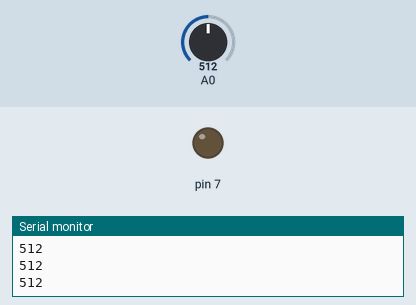
Recording of a sketch running on a simulated Arduino Uno, built with avr-gcc and run on an emulated ATmega328P. Parts: output pins drawn as LEDs (lit = HIGH), the last lines printed to the serial monitor. The inputs (shaded band) are chosen by the test bench; at power-on: A0 = 512.

Above: at 1.2 s.
1.3 s: A0 set to 492
At 1.8 s:
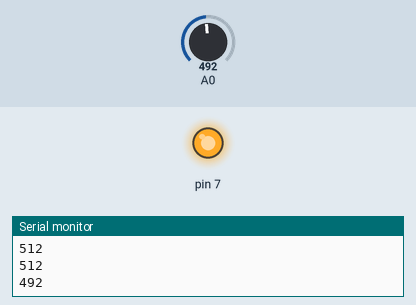
2.8 s: A0 set to 510
At 4.5 s:
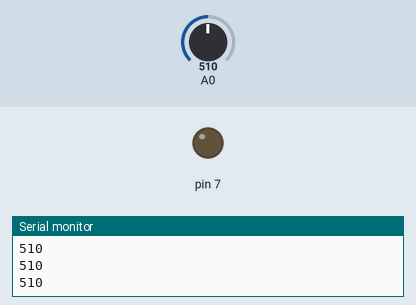
4.8 s: A0 set to 490
At 5.8 s:
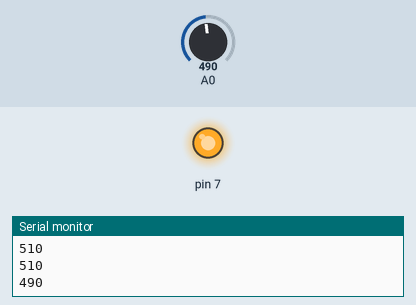
Timing chart, 0 to 7.8 s (numbered marks = the images above; inputs shaded):
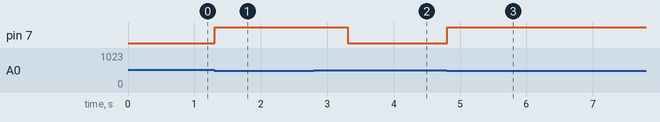

The sketch:

ir.ino
```cpp
void setup() {
  // put your setup code here, to run once:
pinMode(A0,INPUT);
pinMode(7,OUTPUT);
Serial.begin(9600);


}

void loop() {digitalWrite(2,HIGH);
  int a=analogRead(A0);
  Serial.println(a);
  if(a<500)
  { digitalWrite(7,HIGH);
    delay(1000);
  }
  else
  digitalWrite(7,LOW);

}
```

Measured:
- the behaviour switches between 500 and 499 on A0 (found by bisection; images 0 and 1)
- after the input at 1.3 s, pin 7: LOW → HIGH at once
- after the input at 2.8 s, pin 7: HIGH → LOW after 0.51 s
- after the input at 4.8 s, pin 7: LOW → HIGH at once
